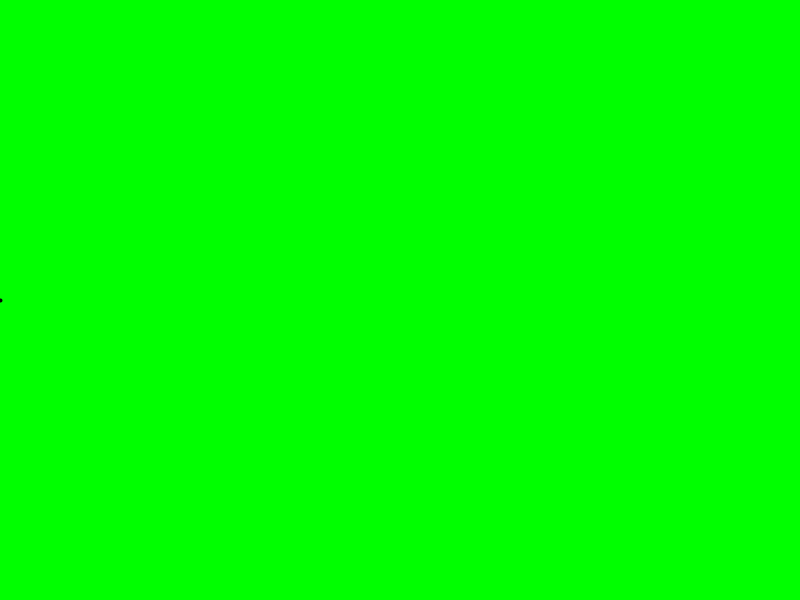
Frame 1 (no input)
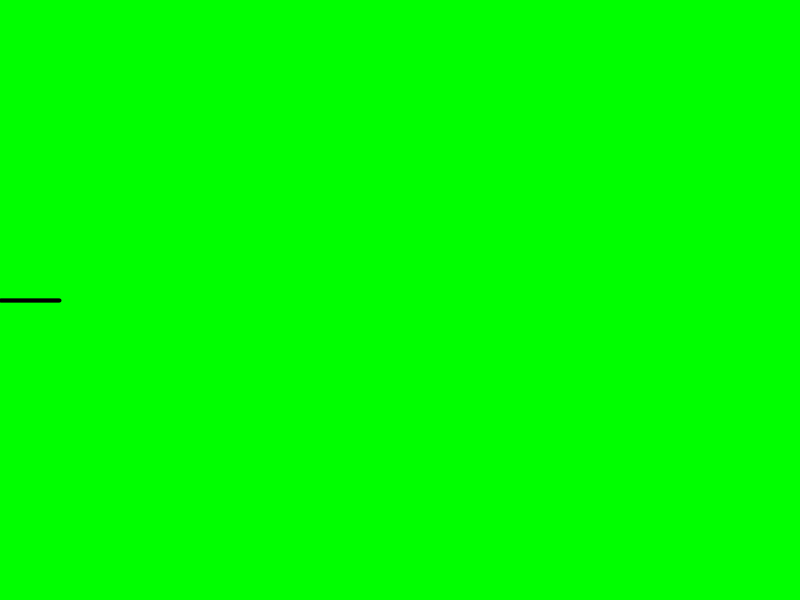
Frame 60 (the mouse pressed at the canvas centre just before this capture)
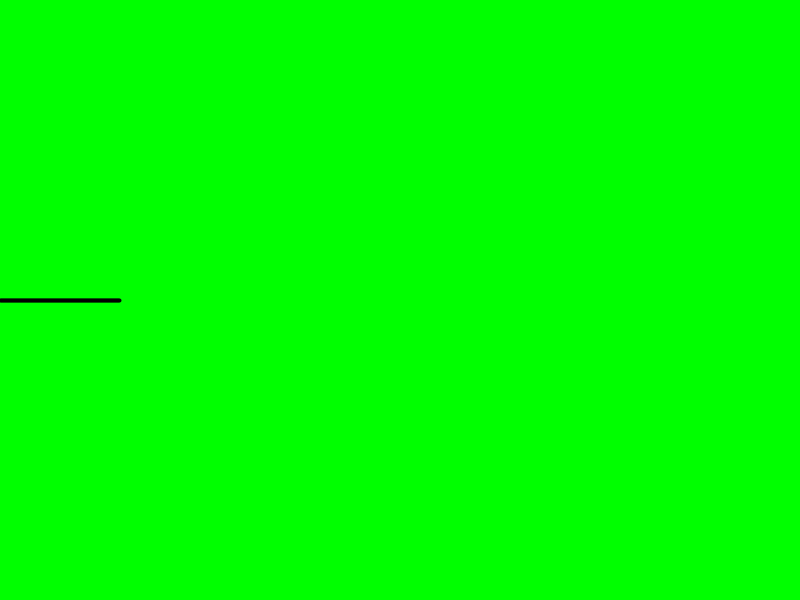
Frame 120 (the mouse held since frame 60 and released just before this capture)

The Processing sketch that drew these frames (run headless with seeded random() and noise(); from frame 60 on, the mouse is pressed at the canvas centre):

// Processing sketch: Pr_ctica_no_1
// ── Pr_ctica_no_1.pde
void setup(){
  size(800, 600);
  background(#00FF00); // RGB Hexadecimal
}
int x=0;
void draw(){
  strokeWeight(4); // Le añade peso al trazo 
  if(x<400)
    point(x++, 300); //punto en el centro de la ventana 
}
